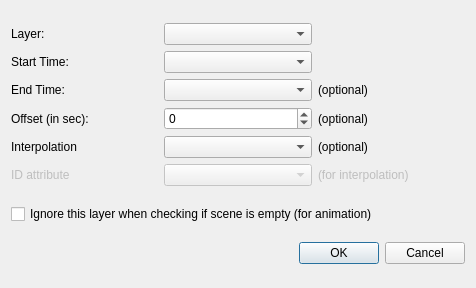
<?xml version="1.0" encoding="UTF-8"?>
<ui version="4.0">
 <class>dialog</class>
 <widget class="QDialog" name="dialog">
  <property name="geometry">
   <rect>
    <x>0</x>
    <y>0</y>
    <width>476</width>
    <height>288</height>
   </rect>
  </property>
  <property name="windowTitle">
   <string>Select layer and column(s)</string>
  </property>
  <layout class="QVBoxLayout" name="verticalLayout">
   <item>
    <layout class="QGridLayout" name="gridLayout">
     <item row="0" column="0">
      <widget class="QLabel" name="label">
       <property name="text">
        <string>Layer:</string>
       </property>
      </widget>
     </item>
     <item row="0" column="1">
      <widget class="QComboBox" name="comboBoxLayers"/>
     </item>
     <item row="1" column="0">
      <widget class="QLabel" name="label_2">
       <property name="text">
        <string>Start Time:</string>
       </property>
      </widget>
     </item>
     <item row="1" column="1">
      <widget class="QComboBox" name="comboBoxStart"/>
     </item>
     <item row="2" column="0">
      <widget class="QLabel" name="label_3">
       <property name="text">
        <string>End Time:</string>
       </property>
      </widget>
     </item>
     <item row="2" column="1">
      <widget class="QComboBox" name="comboBoxEnd"/>
     </item>
     <item row="4" column="0">
      <layout class="QHBoxLayout" name="horizontalLayout">
       <item>
        <widget class="QLabel" name="label_5">
         <property name="toolTip">
          <string>Interpolate between frames</string>
         </property>
         <property name="whatsThis">
          <string/>
         </property>
         <property name="text">
          <string>Interpolation</string>
         </property>
        </widget>
       </item>
      </layout>
     </item>
     <item row="2" column="2">
      <widget class="QLabel" name="label_4">
       <property name="text">
        <string>(optional)</string>
       </property>
      </widget>
     </item>
     <item row="3" column="0">
      <widget class="QLabel" name="label_6">
       <property name="text">
        <string>Offset (in sec):</string>
       </property>
      </widget>
     </item>
     <item row="3" column="1">
      <widget class="QSpinBox" name="spinBoxOffset">
       <property name="minimum">
        <number>-1000000000</number>
       </property>
       <property name="maximum">
        <number>1000000000</number>
       </property>
      </widget>
     </item>
     <item row="3" column="2">
      <widget class="QLabel" name="label_7">
       <property name="text">
        <string>(optional)</string>
       </property>
      </widget>
     </item>
     <item row="4" column="2">
      <widget class="QLabel" name="label_9">
       <property name="text">
        <string>(optional)</string>
       </property>
      </widget>
     </item>
     <item row="5" column="0">
      <layout class="QVBoxLayout" name="verticalLayout_3">
       <item>
        <widget class="QLabel" name="labelID1">
         <property name="enabled">
          <bool>false</bool>
         </property>
         <property name="toolTip">
          <string>The attribute that uniquely identifies geometries</string>
         </property>
         <property name="whatsThis">
          <string/>
         </property>
         <property name="text">
          <string>ID attribute</string>
         </property>
        </widget>
       </item>
      </layout>
     </item>
     <item row="4" column="1">
      <widget class="QComboBox" name="comboBoxInterpolation"/>
     </item>
     <item row="5" column="1">
      <widget class="QComboBox" name="comboBoxID">
       <property name="enabled">
        <bool>false</bool>
       </property>
      </widget>
     </item>
     <item row="5" column="2">
      <widget class="QLabel" name="labelID2">
       <property name="enabled">
        <bool>false</bool>
       </property>
       <property name="text">
        <string>(for interpolation)</string>
       </property>
      </widget>
     </item>
    </layout>
   </item>
   <item>
    <layout class="QVBoxLayout" name="verticalLayout_2">
     <item>
      <widget class="QCheckBox" name="exportEmptyCheckbox">
       <property name="text">
        <string>Ignore this layer when checking if scene is empty (for animation)</string>
       </property>
      </widget>
     </item>
    </layout>
   </item>
   <item>
    <widget class="QDialogButtonBox" name="buttonBox">
     <property name="orientation">
      <enum>Qt::Horizontal</enum>
     </property>
     <property name="standardButtons">
      <set>QDialogButtonBox::Cancel|QDialogButtonBox::Ok</set>
     </property>
    </widget>
   </item>
  </layout>
 </widget>
 <resources/>
 <connections>
  <connection>
   <sender>buttonBox</sender>
   <signal>accepted()</signal>
   <receiver>dialog</receiver>
   <slot>accept()</slot>
   <hints>
    <hint type="sourcelabel">
     <x>248</x>
     <y>254</y>
    </hint>
    <hint type="destinationlabel">
     <x>157</x>
     <y>274</y>
    </hint>
   </hints>
  </connection>
  <connection>
   <sender>buttonBox</sender>
   <signal>rejected()</signal>
   <receiver>dialog</receiver>
   <slot>reject()</slot>
   <hints>
    <hint type="sourcelabel">
     <x>316</x>
     <y>260</y>
    </hint>
    <hint type="destinationlabel">
     <x>286</x>
     <y>274</y>
    </hint>
   </hints>
  </connection>
 </connections>
</ui>
